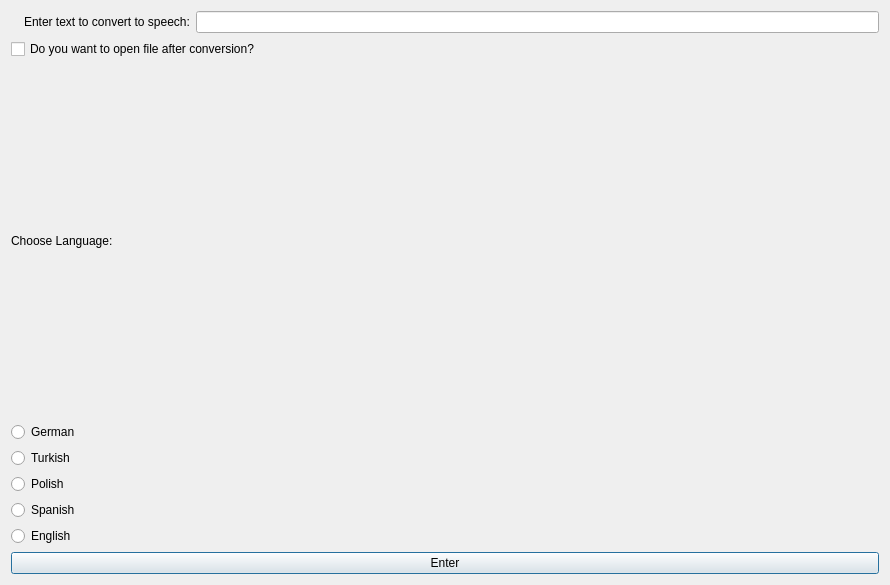
<?xml version="1.0" encoding="UTF-8"?>
<ui version="4.0">
 <class>window</class>
 <widget class="QDialog" name="window">
  <property name="geometry">
   <rect>
    <x>0</x>
    <y>0</y>
    <width>890</width>
    <height>585</height>
   </rect>
  </property>
  <property name="windowTitle">
   <string>Text To Speech v1.0</string>
  </property>
  <layout class="QVBoxLayout" name="verticalLayout_3">
   <item>
    <layout class="QHBoxLayout" name="horizontalLayout_2">
     <item>
      <widget class="QLabel" name="label_2">
       <property name="text">
        <string/>
       </property>
      </widget>
     </item>
     <item>
      <widget class="QLabel" name="text_label">
       <property name="text">
        <string>Enter text to convert to speech:</string>
       </property>
      </widget>
     </item>
     <item>
      <widget class="QLineEdit" name="text_box"/>
     </item>
    </layout>
   </item>
   <item>
    <widget class="QCheckBox" name="open_file_tick">
     <property name="text">
      <string>Do you want to open file after conversion?</string>
     </property>
    </widget>
   </item>
   <item>
    <layout class="QVBoxLayout" name="verticalLayout_2">
     <item>
      <widget class="QLabel" name="language_label">
       <property name="text">
        <string>Choose Language:</string>
       </property>
       <property name="textInteractionFlags">
        <set>Qt::NoTextInteraction</set>
       </property>
      </widget>
     </item>
     <item>
      <widget class="QRadioButton" name="German_tick">
       <property name="text">
        <string>German</string>
       </property>
      </widget>
     </item>
     <item>
      <widget class="QRadioButton" name="Turkish_tick">
       <property name="text">
        <string>Turkish</string>
       </property>
      </widget>
     </item>
     <item>
      <widget class="QRadioButton" name="Polish_tick">
       <property name="text">
        <string>Polish</string>
       </property>
      </widget>
     </item>
     <item>
      <widget class="QRadioButton" name="Spanish_tick">
       <property name="text">
        <string>Spanish</string>
       </property>
      </widget>
     </item>
     <item>
      <widget class="QRadioButton" name="English_tick">
       <property name="text">
        <string>English</string>
       </property>
      </widget>
     </item>
    </layout>
   </item>
   <item>
    <widget class="QPushButton" name="enter_button">
     <property name="text">
      <string>Enter</string>
     </property>
    </widget>
   </item>
  </layout>
 </widget>
 <resources/>
 <connections/>
</ui>
